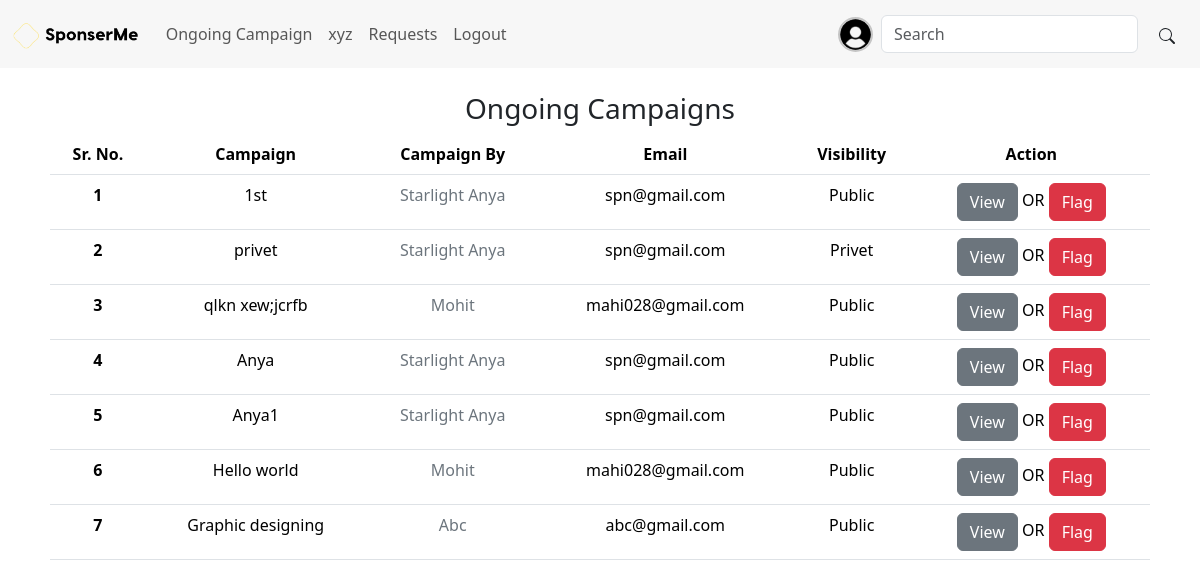
The app's page /admin/dashboard (signed in) with its own data.
### application/modals.py (models this page shows, shortened)
class User(db.Model, UserMixin):
    user_id = db.Column(db.Integer, autoincrement = True, primary_key=True)
    email = db.Column(db.String(255), unique=True)
    password = db.Column(db.String, nullable=False)
    active_flag = db.Column(db.Boolean, default = False, nullable = False)
    profile = db.Column(db.String, nullable = True, default = 'user.png')
    flag = db.Column(db.String, nullable = False, default = False)

class Campaign(db.Model):
    campaign_id = db.Column(db.Integer, primary_key=True, autoincrement = True)
    campaign_by = db.Column(db.Integer, db.ForeignKey("sponser.sponser_id"))
    campaign_name = db.Column(db.String, unique=True)
    desc = db.Column(db.String, nullable=False)
    requirements = db.Column(db.String, nullable=False)
    start_date = db.Column(db.DateTime, default = datetime.utcnow())
    end_date = db.Column(db.DateTime, nullable=True)
    budget = db.Column(db.Integer, nullable=True)
    visibility = db.Column(db.Boolean)
    goals = db.Column(db.String, nullable=True)
    image_path = db.Column(db.String, nullable=True, default = 'user.png')
    flag = db.Column(db.String, nullable = False, default = False)
    flag_reason = db.Column(db.String, nullable = True)
    sponser = db.relationship('Sponser', backref = db.backref('campaigns', cascade = "all, delete-orphan"))

class Sponser(db.Model):
    sponser_id = db.Column(db.Integer, db.ForeignKey('user.user_id'), primary_key=True)
    company_name = db.Column(db.String, nullable = False)
    industry = db.Column(db.String, nullable = False)
    budget = db.Column(db.Integer, nullable = False)
    about = db.Column(db.String, nullable = True)
    user = db.relationship('User', backref=db.backref('sponsers', cascade="all, delete-orphan"))

### application/controllers/admin.py (the view)
@admin.route('/dashboard')
@login_required
def admin_dashboard():
    if not is_admin(current_user.user_id):
        raise UserError(401, "Not Authorised")
    roles = user_roles(current_user.user_id)
    camps = Campaign.query.all()
    active_users = User.query.filter_by(is_active = True)
    return render_template('admin_dash.html', page = 'Admin-Dashboard', active_users = active_users, roles = roles, camps = camps)

### application/form.py
class SeachForm(FlaskForm):
    search = StringField('Search for: ')
    submit = SubmitField()

### app.py (called while the page is built)
@app.context_processor
def base():
    from application.form import SeachForm
    form = SeachForm()
    return dict(search_form = form)

### application/controllers/auth.py (called while the page is built)
@login_manager.user_loader
def load_user(user_id):
    return User.query.get(int(user_id))

### application/get_roles.py (called while the page is built)
def user_roles(user_id):
    roles = UserRoles.query.filter_by(user_id = user_id).all()
    available_roles = {1: 'Admin', 2: 'Influencer', 3: 'Sponser'}
    user_roles = [available_roles[role.role_id] for role in roles]
    return user_roles

def is_admin(user_id):
    if 'Admin' in user_roles(user_id):
        return True
    return False

### application/templates/admin_dash.html (shortened to what this page needs)
{% extends 'base.html' %}
{% block content %}
<center>
    <h3>Ongoing Campaigns</h3>
    <div class="contatiner" style="max-width: 1100px;">
    <table class="table " style="text-align: center;">
        <thead >
        <tr>
            <th scope="col">Sr. No.</th>
            <th scope="col">Campaign</th>
            <th scope="col">Campaign By</th>
            <th scope="col">Email</th>
            <th scope="col">Visibility</th>
            <th scope="col" colspan="2">Action</th>
        </tr>
        </thead>
        <tbody>
        {% for camp in camps%}
        <tr>
            <th scope="row">{{loop.index}}</th>
            <td>{{camp.campaign_name}}</td>
            <td><a href="/get/{{camp.campaign_by}}" class="link-secondary link-offset-2 link-offset-3-hover link-underline link-underline-opacity-0 link-underline-opacity-75-hover">{{camp.sponser.company_name}}</a></td>
            <td>{{camp.sponser.user.email}}</td>
            <td>{% if camp.visibility%}Public{%else%}Privet{%endif%}</td>
            <td>
                <a href="/view/{{camp.campaign_id}}" class="btn btn-secondary">View</a> OR
                <button type="button" class="btn btn-danger" id="{{camp.campaign_id}}" onclick="flag_camp('{{camp.campaign_id}}')">{%if camp.flag%}Un-Flag{%else%}Flag{%endif%}</button>
            </td>
        </tr>
        {%endfor%}
        </tbody>
    </table>
    </div>
</center>
{%endblock%}

### application/templates/base.html (shortened to what this page needs)
<!DOCTYPE html>
<html lang="en">
<head>
    <link href="https://cdn.jsdelivr.net/npm/bootstrap@5.3.3/dist/css/bootstrap.min.css" rel="stylesheet">
</head>
<body style="margin-bottom: 15px;">
    {% include 'navbar.html' %}
    <br>
        {% block content %}
        {% endblock %}
</body>
</html>

### application/templates/navbar.html (shortened to what this page needs)
<nav class="navbar navbar-expand-lg sticky-sm-top" style="background-color: rgba(179, 179, 179, .1); backdrop-filter: blur(5px);">
  <div class="container-fluid">
    {% if page in ['login', 'register', 'Welcome'] %}
      <a class="navbar-brand" href="{{url_for('home.landing_page')}}">
    {%else%}
      <a class="navbar-brand" href="{{url_for('home.dashboard')}}">
    {%endif%}
        <img src="/st/img/logo-transperent-black.png" alt="Logo" height="30" class="d-inline-block align-text-top">
      </a>
    {% if page not in ['login', 'register', 'Welcome'] %}
    <div class="collapse navbar-collapse" id="navbarSupportedContent" >
      <ul class="navbar-nav me-auto mb-2 mb-lg-0">
        {%if 'Admin' in roles%}
          <li class="nav-item">
            <a class="nav-link" href="{{url_for('admin.admin_dashboard')}}">Ongoing Campaign</a>
          </li>
          <li class="nav-item">
            <a class="nav-link" href="#">xyz</a>
          </li>
        {%endif%}
        <li class="nav-item">
          <a class="nav-link" href="{{url_for('home.requests')}}">Requests</a>
        </li>
        <li class="nav-item">
          <a class="nav-link" href="{{url_for('user_auth.logout')}}">Logout</a>
        </li>
      </ul>
      <ul class="navbar-nav ">
        <li class="nav-item">
          <a class="nav-link" href="/get/{{current_user.user_id}}"><img src="/st/uploads/{{current_user.profile}}" alt="Profile" height="35" width="35" style="border-radius: 50%; border: 2px solid rgba(0,0,0,.2); object-fit: cover;" class="d-inline-block align-text-top"></a>
        </li>
      </ul>
      <form class="d-flex" role="search" method="post" action="{{url_for('home.search')}}">
        <input class="form-control me-2" type="search" placeholder="Search" name="search" aria-label="Search">
        <button class="btn" name="submit"><svg xmlns="http://www.w3.org/2000/svg" width="16" height="16" fill="currentColor" class="bi bi-search" viewBox="0 0 16 16"><path d="M11.742 10.344a6.5 6.5 0 1 0-1.397 1.398h-.001q.044.06.098.115l3.85 3.85a1 1 0 0 0 1.415-1.414l-3.85-3.85a1 1 0 0 0-.115-.1zM12 6.5a5.5 5.5 0 1 1-11 0 5.5 5.5 0 0 1 11 0"/></svg></button>
      </form>
    </div>
    {%endif%}
  </div>
</nav>

### records on screen
User: profile (placeholder picture)
Campaign: campaign_name "1st", sponser.company_name "Starlight Anya", sponser.user.email "spn@gmail.com", visibility "Public", flag "Flag"
Campaign: campaign_name "privet", sponser.company_name "Starlight Anya", sponser.user.email "spn@gmail.com", visibility "Privet", flag "Flag"
Campaign: campaign_name "qlkn xew;jcrfb", sponser.company_name "Mohit", sponser.user.email "mahi028@gmail.com", visibility "Public", flag "Flag"
Campaign: campaign_name "Anya", sponser.company_name "Starlight Anya", sponser.user.email "spn@gmail.com", visibility "Public", flag "Flag"
Campaign: campaign_name "Anya1", sponser.company_name "Starlight Anya", sponser.user.email "spn@gmail.com", visibility "Public", flag "Flag"
Campaign: campaign_name "Hello world", sponser.company_name "Mohit", sponser.user.email "mahi028@gmail.com", visibility "Public", flag "Flag"
Campaign: campaign_name "Graphic designing", sponser.company_name "Abc", sponser.user.email "abc@gmail.com", visibility "Public", flag "Flag"
